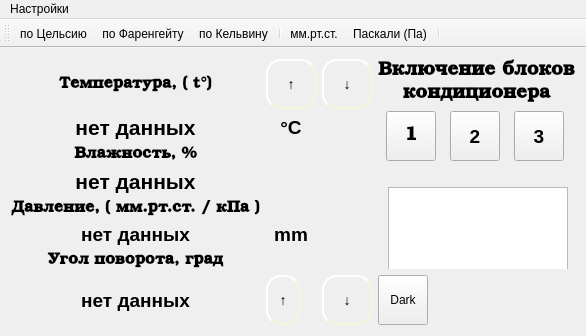
<?xml version="1.0" encoding="UTF-8"?>
<ui version="4.0">
 <class>MainWindow</class>
 <widget class="QMainWindow" name="MainWindow">
  <property name="windowTitle">
   <string>MainWindow</string>
  </property>
  <widget class="QWidget" name="centralWidget">
   <layout class="QGridLayout" name="gridLayout">
    <item row="0" column="0" rowspan="3" colspan="2">
     <layout class="QGridLayout" name="gridLayout_2">
      <item row="0" column="0">
       <widget class="QLabel" name="label_8">
        <property name="minimumSize">
         <size>
          <width>0</width>
          <height>0</height>
         </size>
        </property>
        <property name="font">
         <font>
          <family>Bookman Old Style</family>
          <pointsize>12</pointsize>
          <weight>75</weight>
          <bold>true</bold>
         </font>
        </property>
        <property name="lineWidth">
         <number>3</number>
        </property>
        <property name="text">
         <string>Температура, ( t°)</string>
        </property>
        <property name="alignment">
         <set>Qt::AlignCenter</set>
        </property>
       </widget>
      </item>
      <item row="0" column="1">
       <widget class="QToolButton" name="buttonTempUp">
        <property name="minimumSize">
         <size>
          <width>50</width>
          <height>50</height>
         </size>
        </property>
        <property name="styleSheet">
         <string notr="true"> QToolButton {
     border-style: outset;
     border-width: 2px;
     border-radius: 15px;
     border-color: beige;
     font: bold 14px;
     padding: 6px;
 }
 QToolButton:pressed {
     border-style: inset;
 }
</string>
        </property>
        <property name="text">
         <string>↑</string>
        </property>
        <property name="icon">
         <iconset resource="Icons.qrc">
          <normaloff>:/icon/img/Up.png</normaloff>:/icon/img/Up.png</iconset>
        </property>
        <property name="iconSize">
         <size>
          <width>40</width>
          <height>40</height>
         </size>
        </property>
       </widget>
      </item>
      <item row="0" column="2">
       <widget class="QToolButton" name="buttonTempDown">
        <property name="minimumSize">
         <size>
          <width>50</width>
          <height>50</height>
         </size>
        </property>
        <property name="baseSize">
         <size>
          <width>10</width>
          <height>10</height>
         </size>
        </property>
        <property name="styleSheet">
         <string notr="true"> QToolButton {
     border-style: outset;
     border-width: 2px;
     border-radius: 15px;
     border-color: beige;
     font: bold 14px;
     padding: 6px;
 }
 QToolButton:pressed {
     border-style: inset;
 }
</string>
        </property>
        <property name="text">
         <string>↓</string>
        </property>
        <property name="icon">
         <iconset resource="Icons.qrc">
          <normaloff>:/icon/img/Down.png</normaloff>:/icon/img/Down.png</iconset>
        </property>
        <property name="iconSize">
         <size>
          <width>40</width>
          <height>40</height>
         </size>
        </property>
       </widget>
      </item>
      <item row="1" column="0">
       <widget class="QLabel" name="tempLbl">
        <property name="font">
         <font>
          <pointsize>16</pointsize>
          <weight>75</weight>
          <bold>true</bold>
         </font>
        </property>
        <property name="layoutDirection">
         <enum>Qt::LeftToRight</enum>
        </property>
        <property name="text">
         <string>нет данных</string>
        </property>
        <property name="alignment">
         <set>Qt::AlignCenter</set>
        </property>
       </widget>
      </item>
      <item row="1" column="1">
       <widget class="QLabel" name="label_tempIndex">
        <property name="font">
         <font>
          <pointsize>14</pointsize>
          <weight>75</weight>
          <bold>true</bold>
         </font>
        </property>
        <property name="text">
         <string>°C</string>
        </property>
        <property name="alignment">
         <set>Qt::AlignCenter</set>
        </property>
       </widget>
      </item>
      <item row="2" column="0">
       <widget class="QLabel" name="label_4">
        <property name="minimumSize">
         <size>
          <width>0</width>
          <height>0</height>
         </size>
        </property>
        <property name="font">
         <font>
          <family>Bookman Old Style</family>
          <pointsize>12</pointsize>
          <weight>75</weight>
          <bold>true</bold>
         </font>
        </property>
        <property name="lineWidth">
         <number>3</number>
        </property>
        <property name="text">
         <string>Влажность, %</string>
        </property>
        <property name="alignment">
         <set>Qt::AlignCenter</set>
        </property>
       </widget>
      </item>
      <item row="3" column="0">
       <widget class="QLabel" name="humiLbl">
        <property name="font">
         <font>
          <pointsize>16</pointsize>
          <weight>75</weight>
          <bold>true</bold>
         </font>
        </property>
        <property name="layoutDirection">
         <enum>Qt::LeftToRight</enum>
        </property>
        <property name="text">
         <string>нет данных</string>
        </property>
        <property name="alignment">
         <set>Qt::AlignCenter</set>
        </property>
       </widget>
      </item>
      <item row="4" column="0">
       <widget class="QLabel" name="label_6">
        <property name="minimumSize">
         <size>
          <width>0</width>
          <height>0</height>
         </size>
        </property>
        <property name="font">
         <font>
          <family>Bookman Old Style</family>
          <pointsize>12</pointsize>
          <weight>75</weight>
          <bold>true</bold>
         </font>
        </property>
        <property name="lineWidth">
         <number>3</number>
        </property>
        <property name="text">
         <string>Давление, ( мм.рт.ст. / кПа )</string>
        </property>
        <property name="alignment">
         <set>Qt::AlignCenter</set>
        </property>
       </widget>
      </item>
      <item row="5" column="0">
       <widget class="QLabel" name="pressLbl">
        <property name="font">
         <font>
          <pointsize>14</pointsize>
          <weight>75</weight>
          <bold>true</bold>
         </font>
        </property>
        <property name="text">
         <string>нет данных</string>
        </property>
        <property name="alignment">
         <set>Qt::AlignCenter</set>
        </property>
       </widget>
      </item>
      <item row="5" column="1">
       <widget class="QLabel" name="label_pressIndex">
        <property name="font">
         <font>
          <pointsize>14</pointsize>
          <weight>75</weight>
          <bold>true</bold>
         </font>
        </property>
        <property name="text">
         <string>mm</string>
        </property>
        <property name="alignment">
         <set>Qt::AlignCenter</set>
        </property>
       </widget>
      </item>
      <item row="6" column="0">
       <widget class="QLabel" name="label_3">
        <property name="minimumSize">
         <size>
          <width>0</width>
          <height>0</height>
         </size>
        </property>
        <property name="font">
         <font>
          <family>Bookman Old Style</family>
          <pointsize>12</pointsize>
          <weight>75</weight>
          <bold>true</bold>
         </font>
        </property>
        <property name="lineWidth">
         <number>3</number>
        </property>
        <property name="text">
         <string>Угол поворота, град</string>
        </property>
        <property name="alignment">
         <set>Qt::AlignCenter</set>
        </property>
       </widget>
      </item>
      <item row="7" column="0">
       <widget class="QLabel" name="gradLbl">
        <property name="font">
         <font>
          <pointsize>14</pointsize>
          <weight>75</weight>
          <bold>true</bold>
         </font>
        </property>
        <property name="text">
         <string>нет данных</string>
        </property>
        <property name="alignment">
         <set>Qt::AlignCenter</set>
        </property>
       </widget>
      </item>
      <item row="7" column="1">
       <widget class="QToolButton" name="buttonGradUp">
        <property name="minimumSize">
         <size>
          <width>0</width>
          <height>50</height>
         </size>
        </property>
        <property name="styleSheet">
         <string notr="true"> QToolButton {
     border-style: outset;
     border-width: 2px;
     border-radius: 15px;
     border-color: beige;
     font: bold 14px;
     padding: 6px;
 }
 QToolButton:pressed {
     border-style: inset;
 }
</string>
        </property>
        <property name="text">
         <string>↑</string>
        </property>
        <property name="icon">
         <iconset resource="Icons.qrc">
          <normaloff>:/icon/img/Up.png</normaloff>:/icon/img/Up.png</iconset>
        </property>
        <property name="iconSize">
         <size>
          <width>40</width>
          <height>40</height>
         </size>
        </property>
        <property name="popupMode">
         <enum>QToolButton::DelayedPopup</enum>
        </property>
       </widget>
      </item>
      <item row="7" column="2">
       <widget class="QToolButton" name="buttonGradDown">
        <property name="minimumSize">
         <size>
          <width>50</width>
          <height>50</height>
         </size>
        </property>
        <property name="styleSheet">
         <string notr="true"> QToolButton {
     border-style: outset;
     border-width: 2px;
     border-radius: 15px;
     border-color: beige;
     font: bold 14px;
     padding: 6px;
 }
 QToolButton:pressed {
     border-style: inset;
 }
</string>
        </property>
        <property name="text">
         <string>↓</string>
        </property>
        <property name="icon">
         <iconset resource="Icons.qrc">
          <normaloff>:/icon/img/Down.png</normaloff>:/icon/img/Down.png</iconset>
        </property>
        <property name="iconSize">
         <size>
          <width>40</width>
          <height>40</height>
         </size>
        </property>
       </widget>
      </item>
     </layout>
    </item>
    <item row="0" column="2">
     <layout class="QVBoxLayout" name="verticalLayout">
      <item>
       <widget class="QLabel" name="label_9">
        <property name="minimumSize">
         <size>
          <width>0</width>
          <height>0</height>
         </size>
        </property>
        <property name="font">
         <font>
          <family>Bookman Old Style</family>
          <pointsize>14</pointsize>
          <weight>75</weight>
          <bold>true</bold>
         </font>
        </property>
        <property name="lineWidth">
         <number>3</number>
        </property>
        <property name="text">
         <string>Включение блоков 
кондиционера</string>
        </property>
        <property name="alignment">
         <set>Qt::AlignCenter</set>
        </property>
       </widget>
      </item>
      <item>
       <layout class="QHBoxLayout" name="horizontalLayout">
        <item>
         <widget class="QToolButton" name="buttonOn1">
          <property name="minimumSize">
           <size>
            <width>50</width>
            <height>50</height>
           </size>
          </property>
          <property name="font">
           <font>
            <family>Bookman Old Style</family>
            <pointsize>14</pointsize>
            <weight>75</weight>
            <bold>true</bold>
           </font>
          </property>
          <property name="text">
           <string>1</string>
          </property>
          <property name="iconSize">
           <size>
            <width>40</width>
            <height>40</height>
           </size>
          </property>
          <property name="checkable">
           <bool>true</bool>
          </property>
          <property name="checked">
           <bool>false</bool>
          </property>
         </widget>
        </item>
        <item>
         <widget class="QToolButton" name="buttonOn2">
          <property name="minimumSize">
           <size>
            <width>50</width>
            <height>50</height>
           </size>
          </property>
          <property name="font">
           <font>
            <pointsize>14</pointsize>
            <weight>75</weight>
            <bold>true</bold>
           </font>
          </property>
          <property name="text">
           <string>2</string>
          </property>
          <property name="iconSize">
           <size>
            <width>40</width>
            <height>40</height>
           </size>
          </property>
          <property name="checkable">
           <bool>true</bool>
          </property>
         </widget>
        </item>
        <item>
         <widget class="QToolButton" name="buttonOn3">
          <property name="minimumSize">
           <size>
            <width>50</width>
            <height>50</height>
           </size>
          </property>
          <property name="font">
           <font>
            <pointsize>14</pointsize>
            <weight>75</weight>
            <bold>true</bold>
           </font>
          </property>
          <property name="text">
           <string>3</string>
          </property>
          <property name="iconSize">
           <size>
            <width>40</width>
            <height>40</height>
           </size>
          </property>
          <property name="checkable">
           <bool>true</bool>
          </property>
         </widget>
        </item>
       </layout>
      </item>
     </layout>
    </item>
    <item row="1" column="2">
     <widget class="QWidget" name="widget" native="true">
      <widget class="QGraphicsView" name="graphicsView">
       <property name="geometry">
        <rect>
         <x>10</x>
         <y>20</y>
         <width>180</width>
         <height>100</height>
        </rect>
       </property>
       <property name="minimumSize">
        <size>
         <width>100</width>
         <height>100</height>
        </size>
       </property>
       <property name="mouseTracking">
        <bool>false</bool>
       </property>
      </widget>
     </widget>
    </item>
    <item row="2" column="2">
     <widget class="QToolButton" name="darkPushButton">
      <property name="minimumSize">
       <size>
        <width>50</width>
        <height>50</height>
       </size>
      </property>
      <property name="text">
       <string>Dark</string>
      </property>
      <property name="iconSize">
       <size>
        <width>40</width>
        <height>40</height>
       </size>
      </property>
      <property name="checkable">
       <bool>true</bool>
      </property>
      <property name="popupMode">
       <enum>QToolButton::DelayedPopup</enum>
      </property>
     </widget>
    </item>
   </layout>
   <zorder>layoutWidget</zorder>
   <zorder>layoutWidget</zorder>
   <zorder>darkPushButton</zorder>
   <zorder>widget</zorder>
  </widget>
  <widget class="QMenuBar" name="menuBar">
   <property name="geometry">
    <rect>
     <x>0</x>
     <y>0</y>
     <width>657</width>
     <height>20</height>
    </rect>
   </property>
   <widget class="QMenu" name="menu">
    <property name="title">
     <string>Настройки</string>
    </property>
    <widget class="QMenu" name="menu_temp">
     <property name="title">
      <string>Изменение шкалы температуры</string>
     </property>
     <addaction name="action_toCelsi"/>
     <addaction name="action_toFaren"/>
     <addaction name="action_toKelv"/>
    </widget>
    <widget class="QMenu" name="menu_pres">
     <property name="title">
      <string>Изменение шкалы давления</string>
     </property>
     <addaction name="action_toMm"/>
     <addaction name="action_toPascal"/>
    </widget>
    <addaction name="menu_temp"/>
    <addaction name="separator"/>
    <addaction name="menu_pres"/>
    <addaction name="separator"/>
   </widget>
   <addaction name="menu"/>
  </widget>
  <widget class="QToolBar" name="mainToolBar">
   <property name="font">
    <font>
     <weight>50</weight>
     <bold>false</bold>
    </font>
   </property>
   <attribute name="toolBarArea">
    <enum>TopToolBarArea</enum>
   </attribute>
   <attribute name="toolBarBreak">
    <bool>false</bool>
   </attribute>
   <addaction name="action_toCelsi"/>
   <addaction name="action_toFaren"/>
   <addaction name="action_toKelv"/>
   <addaction name="separator"/>
   <addaction name="action_toMm"/>
   <addaction name="action_toPascal"/>
   <addaction name="separator"/>
  </widget>
  <action name="action_toCelsi">
   <property name="text">
    <string>по Цельсию</string>
   </property>
   <property name="toolTip">
    <string>°C</string>
   </property>
   <property name="font">
    <font/>
   </property>
   <property name="softKeyRole">
    <enum>QAction::NoSoftKey</enum>
   </property>
  </action>
  <action name="action_toFaren">
   <property name="text">
    <string>по Фаренгейту</string>
   </property>
  </action>
  <action name="action_toKelv">
   <property name="text">
    <string>по Кельвину</string>
   </property>
  </action>
  <action name="action_toMm">
   <property name="text">
    <string>мм.рт.ст.</string>
   </property>
  </action>
  <action name="action_toPascal">
   <property name="text">
    <string>Паскали (Па)</string>
   </property>
   <property name="toolTip">
    <string>Паскали (Па)</string>
   </property>
  </action>
 </widget>
 <layoutdefault spacing="6" margin="11"/>
 <resources>
  <include location="Icons.qrc"/>
 </resources>
 <connections/>
</ui>
